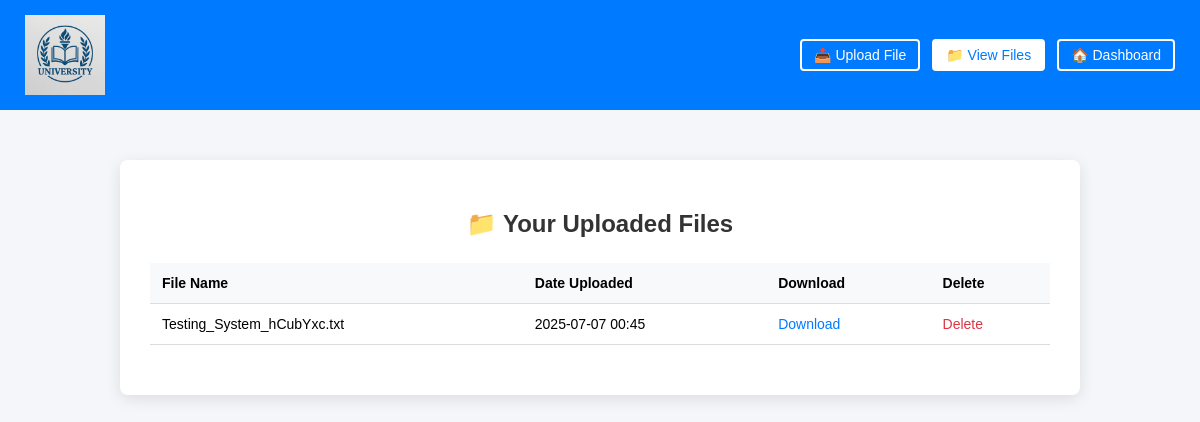
The page /share/files/ (signed in) on the database its author committed.
### share/models.py (models this page shows, shortened)
class UploadedFile(models.Model):
    user = models.ForeignKey(User, on_delete=models.CASCADE, related_name='main_uploaded_files')
    file = models.FileField(upload_to='uploads/')
    uploaded_at = models.DateTimeField(auto_now_add=True)

### share/views.py (the view)
# urls.py: path('files/', views.file_list, name='file_list'),
@login_required
def file_list(request):
    files = UploadedFile.objects.filter(user=request.user)
    return render(request, 'share/file_list.html', {'files': files})

### share/templates/share/file_list.html (shortened to what this page needs)
<!DOCTYPE html>
<html lang="en">
<head>
    {% load static %}
</head>
<body>
    <div class="top-bar">
        <img src="{% static 'images/university_logo.png' %}" alt="University Logo">
        <div <div class="top-right">
    <a href="{% url 'share:upload_file' %}"
       class="nav-link {% if request.resolver_match.url_name == 'upload_file' %}active{% endif %}">
       📤 Upload File
    </a>
    <a href="{% url 'share:file_list' %}"
       class="nav-link {% if request.resolver_match.url_name == 'file_list' %}active{% endif %}">
       📁 View Files
    </a>
    <a href="{% url 'share:dashboard' %}"
       class="nav-link {% if request.resolver_match.url_name == 'dashboard' %}active{% endif %}">
       🏠 Dashboard
    </a>
</div>
        </div>
    <div class="file-list-container">
        <h2>📁 Your Uploaded Files</h2>
        {% if files %}
        <table>
            <tr>
                <th>File Name</th>
                <th>Date Uploaded</th>
                <th>Download</th>
                <th>Delete</th>
            </tr>
            {% for file in files %}
            <tr>
                <td>{{ file.file.name|slice:"8:" }}</td>
                <td>{{ file.uploaded_at|date:"Y-m-d H:i" }}</td>
                <td>
                    <a class="download-link" href="{% url 'share:download_file' file.id %}">Download</a>
                </td>
                <td>
                    <a class="delete-link" href="{% url 'share:delete_file' file.id %}">Delete</a>
                </td>
            </tr>
            {% endfor %}
        </table>
        {% else %}
            <p>No files uploaded yet.</p>
        {% endif %}
    </div>
</body>
</html>

### share/templates/share/file_list.html (style rules this page uses)
body { font-family: Arial, sans-serif; background-color: #f4f6f9; margin: 0; padding: 0; }
.top-bar { display: flex; justify-content: space-between; align-items: center; background-color: #007bff; padding: 15px 25px; }
.top-bar img { width: 80px; }
.top-right { display: flex; align-items: center; gap: 12px; }
.nav-link { color: white; text-decoration: none; padding: 6px 12px; background-color: transparent; border: 2px solid white; border-radius: 4px; font-size: 14px; }
.nav-link.active { background-color: white; color: #007bff; }
.file-list-container { max-width: 900px; margin: 50px auto 0; background-color: #fff; padding: 30px; border-radius: 8px; box-shadow: 0 4px 15px rgba(0, 0, 0, 0.1); }
h2 { text-align: center; margin-bottom: 25px; color: #333; }
table { width: 100%; border-collapse: collapse; margin-bottom: 20px; }
th, td { padding: 12px; border-bottom: 1px solid #ddd; text-align: left; font-size: 14px; }
th { background-color: #f8f9fa; }
.download-link { color: #007bff; text-decoration: none; }
.delete-link { color: #dc3545; text-decoration: none; }

### rows shown on the page
UploadedFile: file.name "Testing_System_hCubYxc.txt", uploaded_at "2025-07-07 00:45"
